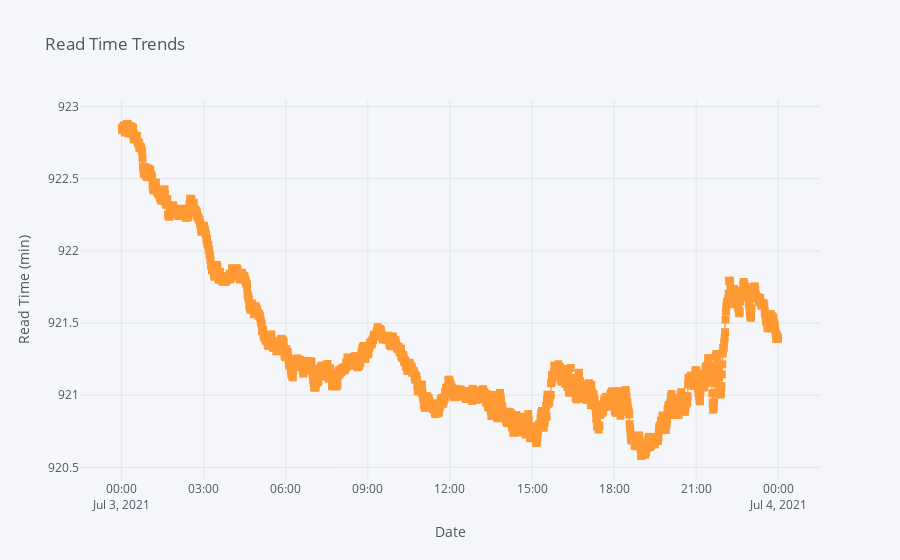

Source (notebook cell):
### Code cell
filepath = '../data_fem/2021_07_03dic_enviro_suav_pres.csv'
df3 = pd.read_csv(filepath, index_col = ['time'])

df3['pres'].iplot(
    mode='lines+markers',
    opacity=0.8,
    size=8,
    symbol=1,
    xTitle='Date',
    yTitle='Read Time (min)',
    title='Read Time Trends')

### Figure 1 — Plotly figure (JSON) as saved in the notebook; plotly's stock layout.template omitted (floating-point values rounded to 4 significant figures; data arrays with more than 128 entries replaced by an {"elided": "..."} marker saying what was removed)
{"data": [{"line": {"color": "rgba(255, 153, 51, 1.0)", "dash": "solid", "shape": "linear", "width": 1.3}, "marker": {"size": 8, "symbol": 1}, "mode": "lines+markers", "name": "pres", "text": "", "type": "scatter", "x": {"elided": "1438 str values"}, "y": {"elided": "1438 float values"}}], "layout": {"legend": {"bgcolor": "#F5F6F9", "font": {"color": "#4D5663"}}, "paper_bgcolor": "#F5F6F9", "plot_bgcolor": "#F5F6F9", "title": {"font": {"color": "#4D5663"}, "text": "Read Time Trends"}, "xaxis": {"gridcolor": "#E1E5ED", "showgrid": true, "tickfont": {"color": "#4D5663"}, "title": {"font": {"color": "#4D5663"}, "text": "Date"}, "zerolinecolor": "#E1E5ED"}, "yaxis": {"gridcolor": "#E1E5ED", "showgrid": true, "tickfont": {"color": "#4D5663"}, "title": {"font": {"color": "#4D5663"}, "text": "Read Time (min)"}, "zerolinecolor": "#E1E5ED"}}}
